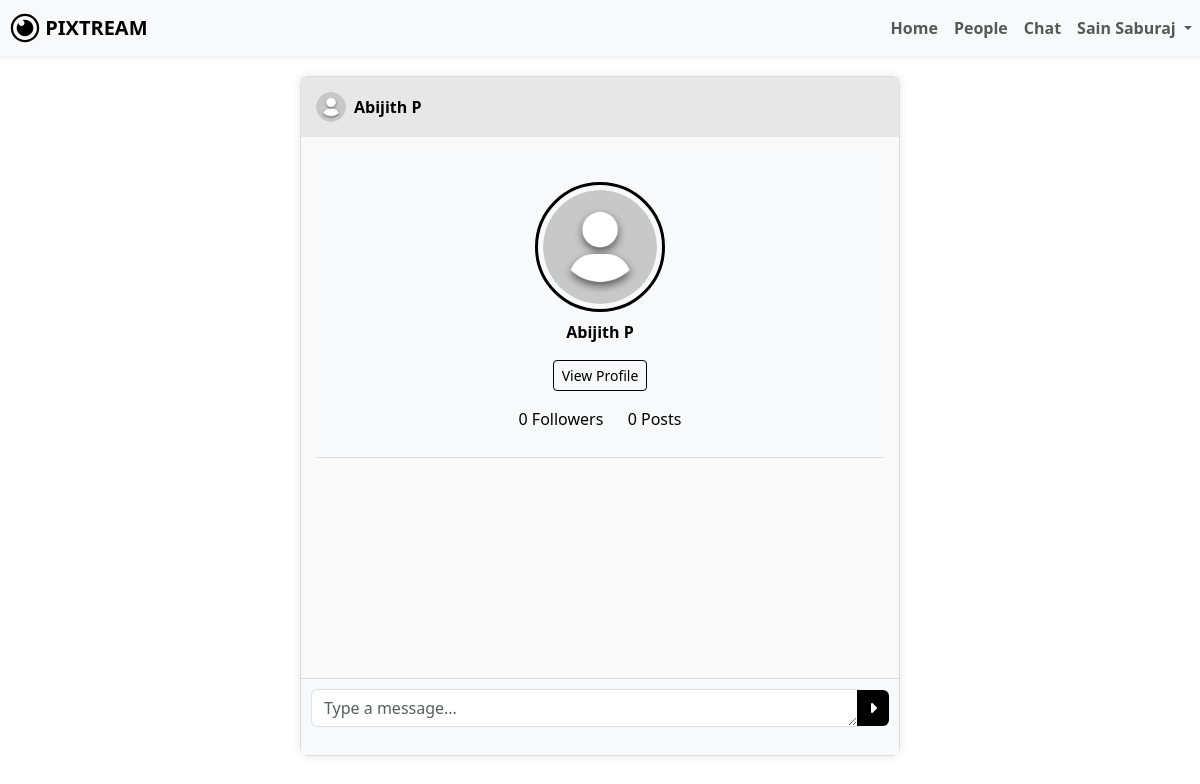
Page /chat_screen.php?user_id=4 (signed in) on the earlier database version.
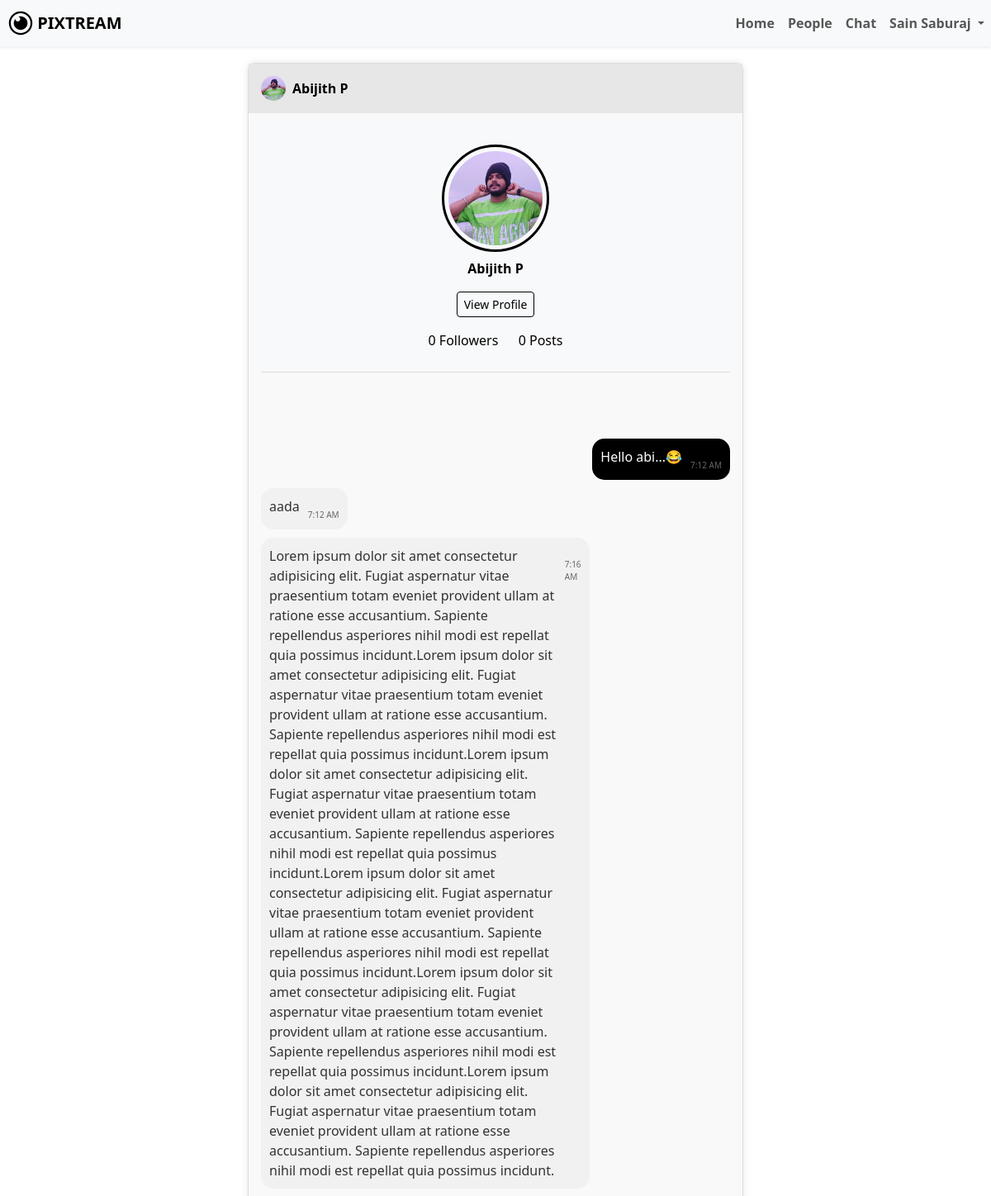
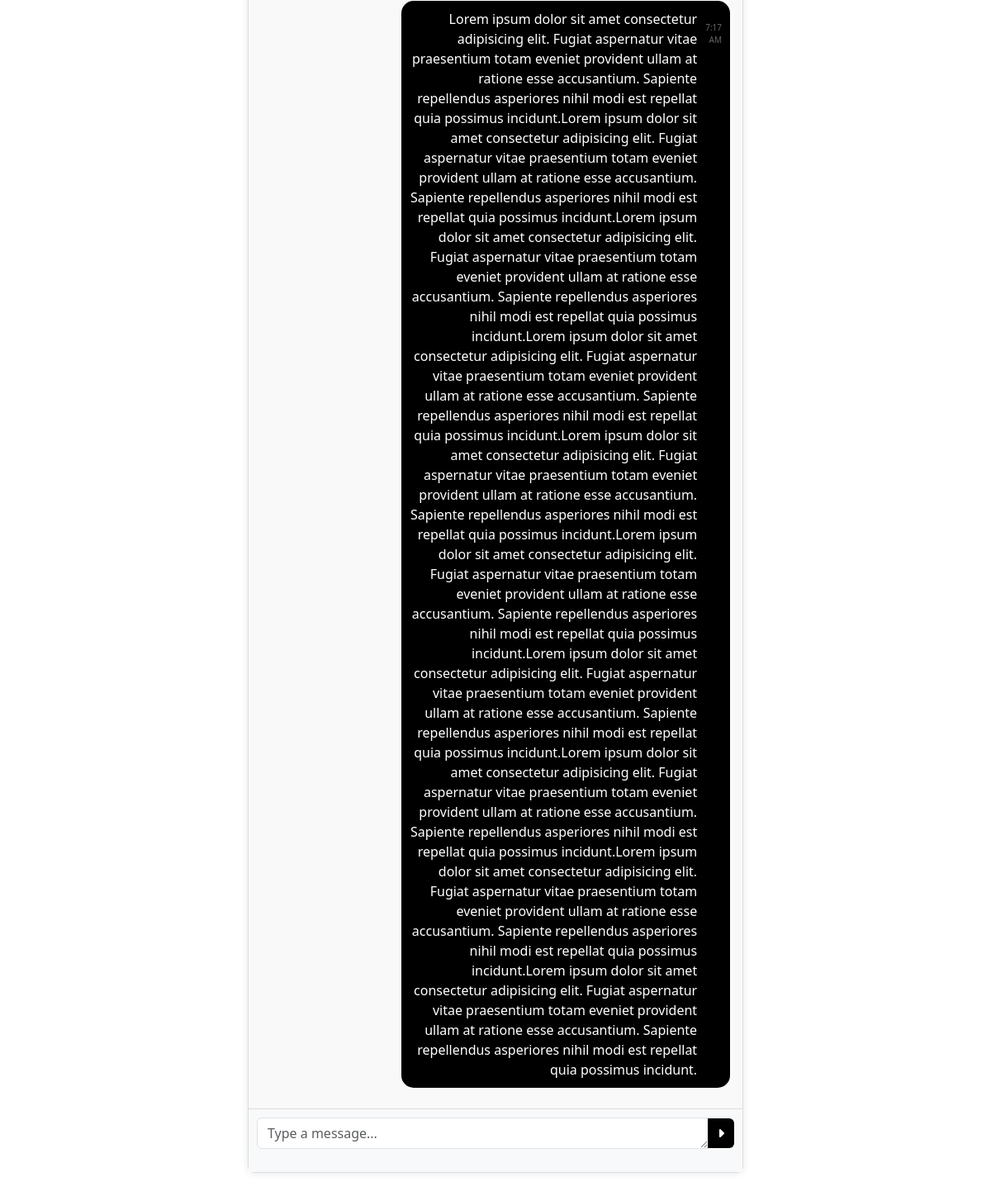
Same page on the later database version (2 pictures, top to bottom).
### tables this page shows
CREATE TABLE `users` (
  `id` bigint(20) NOT NULL,
  `name` varchar(100) DEFAULT NULL,
  `username` varchar(191) DEFAULT NULL,
  `email` varchar(191) DEFAULT NULL,
  `password` varchar(255) DEFAULT NULL,
  `bio` text DEFAULT NULL,
  `profile_picture` varchar(255) DEFAULT 'default.png',
  `location` varchar(255) DEFAULT NULL,
  `created_at` timestamp NOT NULL DEFAULT current_timestamp()
);

CREATE TABLE `messages` (
  `id` bigint(20) NOT NULL,
  `sender_id` bigint(20) DEFAULT NULL,
  `receiver_id` bigint(20) DEFAULT NULL,
  `message` text DEFAULT NULL,
  `created_at` timestamp NOT NULL DEFAULT current_timestamp()
);

### chat_screen.php (the view, shortened to what this page needs)
<?php
include 'dbconfig.php';
$username = $_SESSION['username'];
$sql = "SELECT * FROM users WHERE username='$username'";
$result = mysqli_query($conn, $sql);
$info = mysqli_fetch_assoc($result);
$log_id = $info['id'];
$name = $info['name'];
$receiver_id = $_GET['user_id'];
$user_sql = "SELECT * FROM users WHERE id='$receiver_id'";
$user_result = mysqli_query($conn, $user_sql);
$user_info = mysqli_fetch_assoc($user_result);
$receiver_id = $user_info['id'];
$receiver_name = $user_info['name'];
$receiver_username = $user_info['username'];
$receiver_profile_pic = $user_info['profile_picture'];
$fcount_sql = "SELECT COUNT(*) FROM follows WHERE followed_id = '$receiver_id';";
$fcount_result = mysqli_query($conn, $fcount_sql);
$fcount_info = mysqli_fetch_array($fcount_result);
$followCount = $fcount_info[0];
$pcount_sql = "SELECT COUNT(*) FROM posts WHERE user_id = '$receiver_id';";
$pcount_result = mysqli_query($conn, $pcount_sql);
$pcount_info = mysqli_fetch_array($pcount_result);
$postCount = $pcount_info[0];
$messages_query = "SELECT * FROM messages WHERE (sender_id='$log_id' AND receiver_id='$receiver_id')
                   OR (sender_id='$receiver_id' AND receiver_id='$log_id') ORDER BY created_at";
$messages_result = mysqli_query($conn, $messages_query);
?>
<!DOCTYPE html>
<html lang="en">
<head>
    <link rel="stylesheet" href="node_modules/bootstrap/dist/css/bootstrap.min.css">
    <link rel="stylesheet" href="library-files/fontawesome/css/all.min.css">
    <link rel="stylesheet" href="assets/css/me.css">
</head>
<body>
<nav class="navbar navbar-expand-lg navbar-light bg-light shadow-sm">
        <a class="navbar-brand" href="#">
            <img src="assets/img/LOGO.svg" width="30" height="30" class="d-inline-block align-top" alt="" id="dash-icon">
            <b>PIXTREAM</b>
        </a>
        <div class="collapse navbar-collapse">
            <ul class="navbar-nav ms-auto">
                <li class="nav-item active">
                    <a class="nav-link" href="dashboard.php"><b>Home</b></a>
                </li>
                <li class="nav-item active">
                    <a class="nav-link" href="people.php"><b>People</b></a>
                </li>
                <li class="nav-item active">
                    <a class="nav-link" href="chat.php"><b>Chat</b></a>
                </li>
                <li class="nav-item dropdown">
                    <a class="nav-link dropdown-toggle" href="#" id="navbarDropdownMenuLink" role="button" data-bs-toggle="dropdown" aria-expanded="false">
                        <b><?php echo $name; ?></b>
                    </a>
                </li>
            </ul>
        </div>
    </nav>
    <div class="chat-container">
        <div class="chat-header d-flex align-items-center">
            <img src="profile_picture/<?php echo htmlspecialchars($receiver_profile_pic); ?>"
                alt="Profile Picture" width="30" height="30" class="me-2" style="border-radius: 50%;"/>
            <span><?php echo htmlspecialchars($receiver_name); ?></span>
        </div>
        <div class="messages" id="messages">
            <div class="chat-info">
                <div class="mb-3">
                    <img id="modalProfilePicture" src="profile_picture/<?php echo htmlspecialchars($receiver_profile_pic); ?>" class="rounded-circle chat-dp mb-2" alt="Profile Photo" style="width: 130px;">
                    <p class="text-center"><strong id="modalUserName"><?php echo htmlspecialchars($receiver_name); ?></strong></p>
                    <a href="user_profile.php?username=<?php echo htmlspecialchars($receiver_username); ?>"> <p class="btn mybtn-outline btn-sm mb-3 chat-pf">View Profile</p></a>
                    <p class="text-center"><span id="modalUserFollowCount"><?php echo htmlspecialchars($followCount); ?> Followers</span> &emsp;
                    <span id="modalUserPostCount"><?php echo htmlspecialchars($postCount); ?> Posts</span></p>
                </div>
            </div>
            <?php while ($msg = mysqli_fetch_assoc($messages_result)): ?>
            <div class="message <?php echo $msg['sender_id'] == $log_id ? 'sent' : 'received'; ?>">
                <?php echo htmlspecialchars($msg['message']); ?>
                <span class="timestamp"><?php echo date("g:i A", strtotime($msg['created_at'])); ?></span>
            </div>
            <?php endwhile; ?>
        </div>
        <form class="message-form" action="messaging.php" method="POST">
            <div class="input-group">
                <textarea name="message" class="form-control" placeholder="Type a message..." rows="1" required></textarea>
                <button type="submit" class="btn mybtn" name="send-msg"><i class="fa-solid fa-caret-right"></i></button>
            </div>
        </form>
        <span class="confirm-alert">
        </span>
    </div>
</body>
</html>

Differences in the rows shown:
changed users "Abijith P": profile_picture: picture added in place of a placeholder
added messages: message "Hello abi...😂", created_at "7:12 AM"
added messages: message "aada", created_at "7:12 AM"
added messages: message "Lorem ipsum dolor sit amet consectetur adipisicing elit. Fugiat aspernatur vitae praesentium totam eveniet provident ullam at ratione esse accusantium. Sapiente repellendus asperiores nihil modi est repellat quia possimus incidunt.Lorem ipsum dolor sit amet consectetur adipisicing elit. Fugiat aspernatur vitae praesentium totam eveniet provident ullam at ratione esse accusantium. Sapiente repellendus asperiores nihil modi est repellat quia possimus incidunt.Lorem ipsum dolor sit amet consectetur adipisicing elit. Fugiat aspernatur vitae praesentium totam eveniet provident ullam at ratione esse accusantium. Sapiente repellendus asperiores nihil modi est repellat quia possimus incidunt.Lorem…", created_at "7:16 AM"
added messages: message "Lorem ipsum dolor sit amet consectetur adipisicing elit. Fugiat aspernatur vitae praesentium totam eveniet provident ullam at ratione esse accusantium. Sapiente repellendus asperiores nihil modi est repellat quia possimus incidunt.Lorem ipsum dolor sit amet consectetur adipisicing elit. Fugiat aspernatur vitae praesentium totam eveniet provident ullam at ratione esse accusantium. Sapiente repellendus asperiores nihil modi est repellat quia possimus incidunt.Lorem ipsum dolor sit amet consectetur adipisicing elit. Fugiat aspernatur vitae praesentium totam eveniet provident ullam at ratione esse accusantium. Sapiente repellendus asperiores nihil modi est repellat quia possimus incidunt.Lorem…", created_at "7:17 AM"
